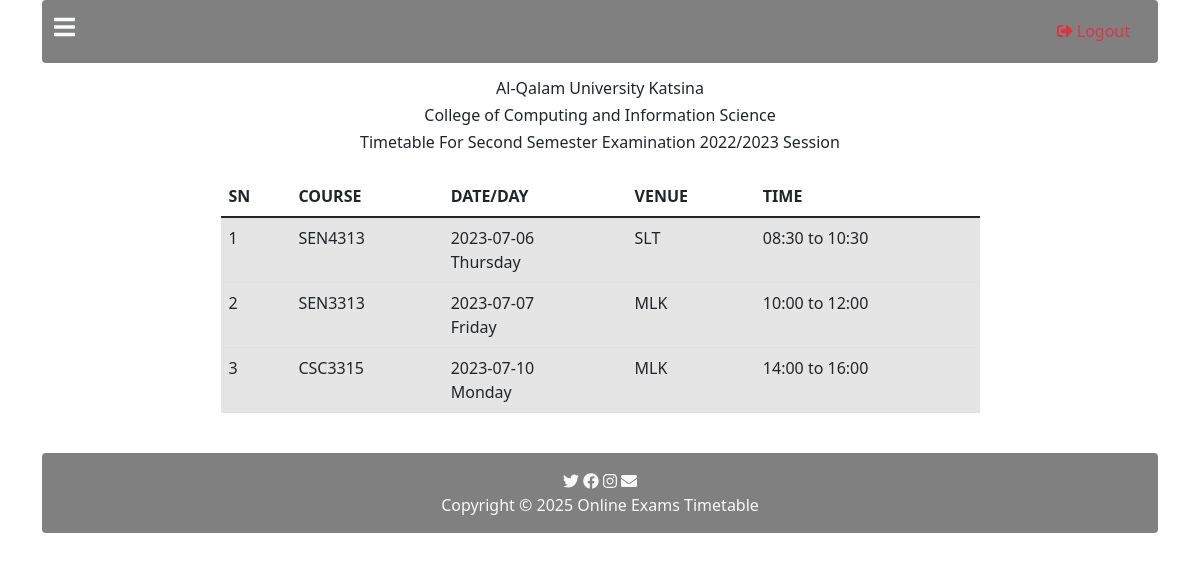
Page /student.php (signed in) on the committed database.
### tables this page shows
CREATE TABLE `timetable` (
  `id` int(10) NOT NULL,
  `course_id` varchar(1000) DEFAULT NULL,
  `date_` date DEFAULT NULL,
  `day_` varchar(255) DEFAULT NULL,
  `venue` varchar(255) DEFAULT NULL,
  `from_` varchar(255) DEFAULT NULL,
  `to_` varchar(255) DEFAULT NULL,
  `invigilator_id_i` varchar(255) DEFAULT NULL,
  `invigilator_id_ii` varchar(255) DEFAULT NULL,
  `invigilator_id_iii` varchar(255) DEFAULT NULL
);

CREATE TABLE `courses` (
  `id` int(10) NOT NULL,
  `name` varchar(1000) DEFAULT NULL
);

### student.php (the view, shortened to what this page needs)
<?php
 require "inc/header.php"; ?>
 <div class="container">
 <?php
 require './pages/header-home.php';
 include 'inc/process.php'; ?>
 <div class="container p-3">
     <div class="row justify-content-center">
         <div class="col-12 text-center">
             <h6>Al-Qalam University Katsina</h6>
             <h6>College of Computing and Information Science</h6>
         </div>
         <div class="col-9 ">
             <div class="container">
                 <h6 class="text-center">Timetable For Second Semester Examination 2022/2023 Session</h6>
                    <table class="table my-4">
                    <thead>
                        <tr>
                        <th scope="col">SN</th>
                        <th scope="col">COURSE</th>
                         <th scope="col">DATE/DAY</th>
                        <th scope="col">VENUE</th>
                        <th scope="col">TIME</th>
                        </tr>
                    </thead>
                    <tbody>
                        <?php
                        $sql = "SELECT * FROM timetable";
                        $query = mysqli_query($connection,$sql);
                        $counter =1;
                        while($result = mysqli_fetch_assoc($query)){
                            ?>
                            <tr class="table-active">
                              <td scope="row"><?php echo $counter; ?></td>
                              <?php
                                      $id = $result["course_id"];
                                      $sql2 = "SELECT * FROM courses WHERE id='$id'";
                                      $query2 = mysqli_query($connection,$sql2);
                                      $result2 = mysqli_fetch_assoc($query2);
                                  ?>
                              <td scope="row">
                              <?php echo $result2["name"]; ?>
                              </td>
                                <td><?php echo $result["date_"], "<br>", $result["day_"]; ?></td>
                                <td><?php echo $result["venue"]; ?></td>
                                <td><?php echo $result["from_"], " to ", $result["to_"]; ?></td>
                             </tr>
                            <?php
                            $counter++;
                        }
                        ?>
                    </tbody>
                    </table>
                    </div>
         </div>
     </div>
 </div>
<?php
require './pages/footer-home.php'; ?>
 </div>
 <?php
  require "inc/footer.php";  ?>

### rows in the picture
timetable: course.name "SEN4313", date_ "2023-07-06", day_ "Thursday", venue "SLT", from_ "08:30", to_ "10:30"
timetable: course.name "SEN3313", date_ "2023-07-07", day_ "Friday", venue "MLK", from_ "10:00", to_ "12:00"
timetable: course.name "CSC3315", date_ "2023-07-10", day_ "Monday", venue "MLK", from_ "14:00", to_ "16:00"
